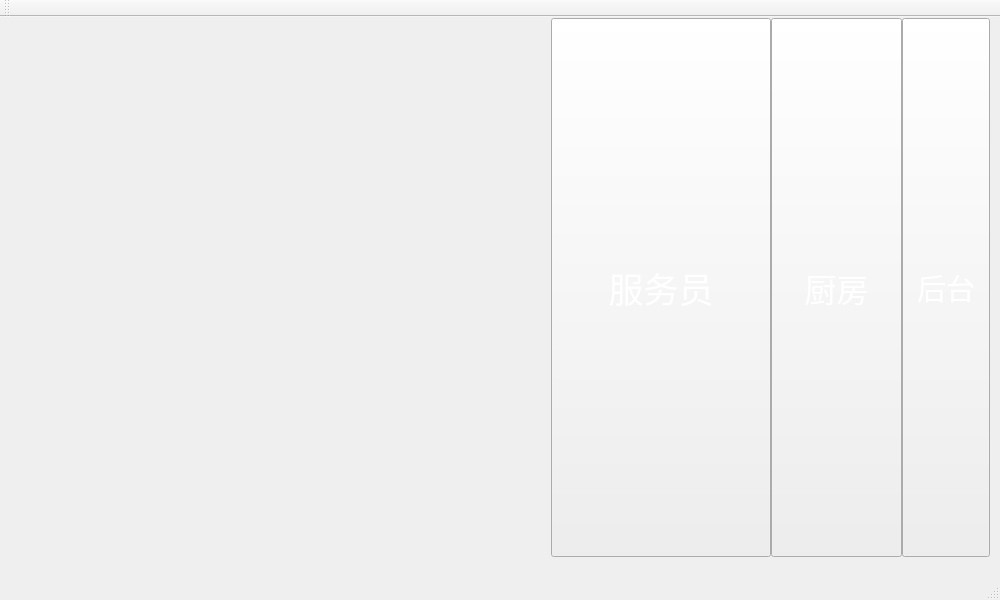
<?xml version="1.0" encoding="UTF-8"?>
<ui version="4.0">
 <class>MainWindow</class>
 <widget class="QMainWindow" name="MainWindow">
  <property name="geometry">
   <rect>
    <x>0</x>
    <y>0</y>
    <width>1000</width>
    <height>600</height>
   </rect>
  </property>
  <property name="windowTitle">
   <string>MainWindow</string>
  </property>
  <property name="styleSheet">
   <string notr="true"/>
  </property>
  <widget class="QWidget" name="centralWidget">
   <widget class="QLabel" name="label">
    <property name="geometry">
     <rect>
      <x>0</x>
      <y>0</y>
      <width>541</width>
      <height>551</height>
     </rect>
    </property>
    <property name="sizePolicy">
     <sizepolicy hsizetype="Expanding" vsizetype="Expanding">
      <horstretch>0</horstretch>
      <verstretch>0</verstretch>
     </sizepolicy>
    </property>
    <property name="styleSheet">
     <string notr="true">background-image: url(:/file/images/back2.jpeg);</string>
    </property>
    <property name="text">
     <string/>
    </property>
   </widget>
   <widget class="QWidget" name="layoutWidget">
    <property name="geometry">
     <rect>
      <x>540</x>
      <y>-10</y>
      <width>461</width>
      <height>561</height>
     </rect>
    </property>
    <layout class="QHBoxLayout" name="horizontalLayout" stretch="5,3,2">
     <property name="spacing">
      <number>0</number>
     </property>
     <item>
      <widget class="QPushButton" name="pushButton_waiter">
       <property name="sizePolicy">
        <sizepolicy hsizetype="Preferred" vsizetype="Expanding">
         <horstretch>0</horstretch>
         <verstretch>0</verstretch>
        </sizepolicy>
       </property>
       <property name="font">
        <font>
         <family>微软雅黑</family>
         <pointsize>26</pointsize>
        </font>
       </property>
       <property name="styleSheet">
        <string notr="true">background-image: url(:/file/images/back1.jpg);
color: rgb(255, 255, 255);</string>
       </property>
       <property name="text">
        <string>服务员</string>
       </property>
      </widget>
     </item>
     <item>
      <widget class="QPushButton" name="pushButton_kitchen">
       <property name="sizePolicy">
        <sizepolicy hsizetype="Preferred" vsizetype="Expanding">
         <horstretch>0</horstretch>
         <verstretch>0</verstretch>
        </sizepolicy>
       </property>
       <property name="font">
        <font>
         <family>微软雅黑</family>
         <pointsize>24</pointsize>
        </font>
       </property>
       <property name="styleSheet">
        <string notr="true">background-image: url(:/file/images/back3.jpeg);
color: rgb(255, 255, 255);</string>
       </property>
       <property name="text">
        <string>厨房</string>
       </property>
      </widget>
     </item>
     <item>
      <widget class="QPushButton" name="pushButton_manager">
       <property name="sizePolicy">
        <sizepolicy hsizetype="Preferred" vsizetype="Expanding">
         <horstretch>0</horstretch>
         <verstretch>0</verstretch>
        </sizepolicy>
       </property>
       <property name="font">
        <font>
         <family>微软雅黑</family>
         <pointsize>22</pointsize>
        </font>
       </property>
       <property name="styleSheet">
        <string notr="true">background-image: url(:/file/images/back2.jpeg);
color: rgb(255, 255, 255);</string>
       </property>
       <property name="text">
        <string>后台</string>
       </property>
      </widget>
     </item>
    </layout>
   </widget>
  </widget>
  <widget class="QToolBar" name="mainToolBar">
   <attribute name="toolBarArea">
    <enum>TopToolBarArea</enum>
   </attribute>
   <attribute name="toolBarBreak">
    <bool>false</bool>
   </attribute>
  </widget>
  <widget class="QStatusBar" name="statusBar"/>
  <widget class="QMenuBar" name="menuBar">
   <property name="geometry">
    <rect>
     <x>0</x>
     <y>0</y>
     <width>1000</width>
     <height>23</height>
    </rect>
   </property>
  </widget>
 </widget>
 <layoutdefault spacing="6" margin="11"/>
 <resources/>
 <connections/>
</ui>
